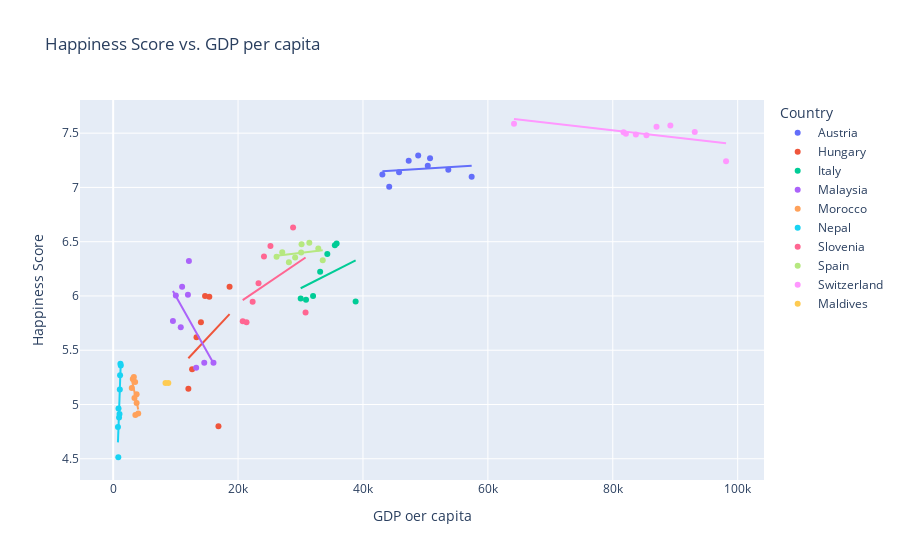

Notebook source saved alongside this figure:
### Code cell
graph6 = px.scatter(
    sample_country_df,
    x = 'gdp per capita',
    y = 'Happiness Score',
    title = 'Happiness Score vs. GDP per capita',
    labels ={'gdp per capita':'GDP oer capita'},
    trendline = 'ols',
    color = 'Country'
)
graph6.show()

### Figure 1 — Plotly figure (JSON) as saved in the notebook; plotly's stock layout.template omitted (floating-point values rounded to 4 significant figures)
{"data": [{"hovertemplate": "Country=Austria<br>GDP oer capita=%{x}<br>Happiness Score=%{y}<extra></extra>", "legendgroup": "Austria", "marker": {"color": "#636efa", "symbol": "circle"}, "mode": "markers", "name": "Austria", "orientation": "v", "showlegend": true, "type": "scatter", "x": [50380.0, 43110.0, 44200.0, 45780.0, 47320.0, 48840.0, 50740.0, 53660.0, 57400.0], "xaxis": "x", "y": [7.2, 7.119, 7.006, 7.139, 7.246, 7.294, 7.268, 7.163, 7.097], "yaxis": "y"}, {"hovertemplate": "<b>OLS trendline</b><br>Happiness Score = 3.60449e-06 * gdp per capita + 6.99351<br>R<sup>2</sup>=0.032419<br><br>Country=Austria<br>GDP oer capita=%{x}<br>Happiness Score=%{y} <b>(trend)</b><extra></extra>", "legendgroup": "Austria", "marker": {"color": "#636efa", "symbol": "circle"}, "mode": "lines", "name": "Austria", "showlegend": false, "type": "scatter", "x": [43110.0, 44200.0, 45780.0, 47320.0, 48840.0, 50380.0, 50740.0, 53660.0, 57400.0], "xaxis": "x", "y": [7.149, 7.153, 7.159, 7.164, 7.17, 7.175, 7.176, 7.187, 7.2], "yaxis": "y"}, {"hovertemplate": "Country=Hungary<br>GDP oer capita=%{x}<br>Happiness Score=%{y}<extra></extra>", "legendgroup": "Hungary", "marker": {"color": "#EF553B", "symbol": "circle"}, "mode": "markers", "name": "Hungary", "orientation": "v", "showlegend": true, "type": "scatter", "x": [16860.0, 12040.0, 12640.0, 13350.0, 14050.0, 14710.0, 15400.0, 18640.0], "xaxis": "x", "y": [4.8, 5.145, 5.324, 5.62, 5.758, 6.0, 5.992, 6.086], "yaxis": "y"}, {"hovertemplate": "<b>OLS trendline</b><br>Happiness Score = 6.17061e-05 * gdp per capita + 4.68284<br>R<sup>2</sup>=0.087016<br><br>Country=Hungary<br>GDP oer capita=%{x}<br>Happiness Score=%{y} <b>(trend)</b><extra></extra>", "legendgroup": "Hungary", "marker": {"color": "#EF553B", "symbol": "circle"}, "mode": "lines", "name": "Hungary", "showlegend": false, "type": "scatter", "x": [12040.0, 12640.0, 13350.0, 14050.0, 14710.0, 15400.0, 16860.0, 18640.0], "xaxis": "x", "y": [5.426, 5.463, 5.507, 5.55, 5.591, 5.633, 5.723, 5.833], "yaxis": "y"}, {"hovertemplate": "Country=Italy<br>GDP oer capita=%{x}<br>Happiness Score=%{y}<extra></extra>", "legendgroup": "Italy", "marker": {"color": "#00cc96", "symbol": "circle"}, "mode": "markers", "name": "Italy", "orientation": "v", "showlegend": true, "type": "scatter", "x": [38830.0, 30030.0, 30880.0, 32010.0, 33140.0, 34290.0, 35780.0, 35500.0], "xaxis": "x", "y": [5.948, 5.977, 5.964, 6.0, 6.223, 6.387, 6.483, 6.467], "yaxis": "y"}, {"hovertemplate": "<b>OLS trendline</b><br>Happiness Score = 2.91805e-05 * gdp per capita + 5.19474<br>R<sup>2</sup>=0.127211<br><br>Country=Italy<br>GDP oer capita=%{x}<br>Happiness Score=%{y} <b>(trend)</b><extra></extra>", "legendgroup": "Italy", "marker": {"color": "#00cc96", "symbol": "circle"}, "mode": "lines", "name": "Italy", "showlegend": false, "type": "scatter", "x": [30030.0, 30880.0, 32010.0, 33140.0, 34290.0, 35500.0, 35780.0, 38830.0], "xaxis": "x", "y": [6.071, 6.096, 6.129, 6.162, 6.195, 6.231, 6.239, 6.328], "yaxis": "y"}, {"hovertemplate": "Country=Malaysia<br>GDP oer capita=%{x}<br>Happiness Score=%{y}<extra></extra>", "legendgroup": "Malaysia", "marker": {"color": "#ab63fa", "symbol": "circle"}, "mode": "markers", "name": "Malaysia", "orientation": "v", "showlegend": true, "type": "scatter", "x": [9569.0, 10040.0, 11040.0, 12130.0, 13290.0, 14590.0, 16060.0, 10830.0, 11970.0], "xaxis": "x", "y": [5.77, 6.005, 6.084, 6.322, 5.339, 5.384, 5.384, 5.711, 6.012], "yaxis": "y"}, {"hovertemplate": "<b>OLS trendline</b><br>Happiness Score = -0.000102591 * gdp per capita + 7.02747<br>R<sup>2</sup>=0.384844<br><br>Country=Malaysia<br>GDP oer capita=%{x}<br>Happiness Score=%{y} <b>(trend)</b><extra></extra>", "legendgroup": "Malaysia", "marker": {"color": "#ab63fa", "symbol": "circle"}, "mode": "lines", "name": "Malaysia", "showlegend": false, "type": "scatter", "x": [9569.0, 10040.0, 10830.0, 11040.0, 11970.0, 12130.0, 13290.0, 14590.0, 16060.0], "xaxis": "x", "y": [6.046, 5.998, 5.917, 5.895, 5.799, 5.783, 5.664, 5.531, 5.379], "yaxis": "y"}, {"hovertemplate": "Country=Morocco<br>GDP oer capita=%{x}<br>Happiness Score=%{y}<extra></extra>", "legendgroup": "Morocco", "marker": {"color": "#FFA15A", "symbol": "circle"}, "mode": "markers", "name": "Morocco", "orientation": "v", "showlegend": true, "type": "scatter", "x": [3755.0, 2978.0, 3138.0, 3316.0, 3520.0, 3756.0, 4014.0, 3411.0, 3553.0], "xaxis": "x", "y": [5.013, 5.151, 5.235, 5.254, 5.208, 5.095, 4.918, 5.06, 4.903], "yaxis": "y"}, {"hovertemplate": "<b>OLS trendline</b><br>Happiness Score = -0.000268336 * gdp per capita + 6.03034<br>R<sup>2</sup>=0.442891<br><br>Country=Morocco<br>GDP oer capita=%{x}<br>Happiness Score=%{y} <b>(trend)</b><extra></extra>", "legendgroup": "Morocco", "marker": {"color": "#FFA15A", "symbol": "circle"}, "mode": "lines", "name": "Morocco", "showlegend": false, "type": "scatter", "x": [2978.0, 3138.0, 3316.0, 3411.0, 3520.0, 3553.0, 3755.0, 3756.0, 4014.0], "xaxis": "x", "y": [5.231, 5.188, 5.14, 5.115, 5.086, 5.077, 5.023, 5.023, 4.953], "yaxis": "y"}, {"hovertemplate": "Country=Nepal<br>GDP oer capita=%{x}<br>Happiness Score=%{y}<extra></extra>", "legendgroup": "Nepal", "marker": {"color": "#19d3f3", "symbol": "circle"}, "mode": "markers", "name": "Nepal", "orientation": "v", "showlegend": true, "type": "scatter", "x": [822.4, 767.5, 860.9, 942.0, 1017.0, 1065.0, 1108.0, 1163.0, 1221.0], "xaxis": "x", "y": [4.514, 4.793, 4.962, 4.88, 4.913, 5.137, 5.269, 5.377, 5.36], "yaxis": "y"}, {"hovertemplate": "<b>OLS trendline</b><br>Happiness Score = 0.00162575 * gdp per capita + 3.40294<br>R<sup>2</sup>=0.799911<br><br>Country=Nepal<br>GDP oer capita=%{x}<br>Happiness Score=%{y} <b>(trend)</b><extra></extra>", "legendgroup": "Nepal", "marker": {"color": "#19d3f3", "symbol": "circle"}, "mode": "lines", "name": "Nepal", "showlegend": false, "type": "scatter", "x": [767.5, 822.4, 860.9, 942.0, 1017.0, 1065.0, 1108.0, 1163.0, 1221.0], "xaxis": "x", "y": [4.651, 4.74, 4.803, 4.934, 5.056, 5.135, 5.205, 5.293, 5.389], "yaxis": "y"}, {"hovertemplate": "Country=Slovenia<br>GDP oer capita=%{x}<br>Happiness Score=%{y}<extra></extra>", "legendgroup": "Slovenia", "marker": {"color": "#FF6692", "symbol": "circle"}, "mode": "markers", "name": "Slovenia", "orientation": "v", "showlegend": true, "type": "scatter", "x": [30810.0, 20750.0, 21350.0, 22330.0, 23280.0, 24150.0, 25190.0, 28810.0], "xaxis": "x", "y": [5.848, 5.768, 5.758, 5.948, 6.118, 6.363, 6.461, 6.63], "yaxis": "y"}, {"hovertemplate": "<b>OLS trendline</b><br>Happiness Score = 3.89769e-05 * gdp per capita + 5.15353<br>R<sup>2</sup>=0.170577<br><br>Country=Slovenia<br>GDP oer capita=%{x}<br>Happiness Score=%{y} <b>(trend)</b><extra></extra>", "legendgroup": "Slovenia", "marker": {"color": "#FF6692", "symbol": "circle"}, "mode": "lines", "name": "Slovenia", "showlegend": false, "type": "scatter", "x": [20750.0, 21350.0, 22330.0, 23280.0, 24150.0, 25190.0, 28810.0, 30810.0], "xaxis": "x", "y": [5.962, 5.986, 6.024, 6.061, 6.095, 6.135, 6.276, 6.354], "yaxis": "y"}, {"hovertemplate": "Country=Spain<br>GDP oer capita=%{x}<br>Happiness Score=%{y}<extra></extra>", "legendgroup": "Spain", "marker": {"color": "#B6E880", "symbol": "circle"}, "mode": "markers", "name": "Spain", "orientation": "v", "showlegend": true, "type": "scatter", "x": [33560.0, 26160.0, 27070.0, 28140.0, 29140.0, 30100.0, 31410.0, 30170.0, 32840.0], "xaxis": "x", "y": [6.329, 6.361, 6.403, 6.31, 6.354, 6.401, 6.491, 6.476, 6.436], "yaxis": "y"}, {"hovertemplate": "<b>OLS trendline</b><br>Happiness Score = 6.65512e-06 * gdp per capita + 6.19707<br>R<sup>2</sup>=0.069312<br><br>Country=Spain<br>GDP oer capita=%{x}<br>Happiness Score=%{y} <b>(trend)</b><extra></extra>", "legendgroup": "Spain", "marker": {"color": "#B6E880", "symbol": "circle"}, "mode": "lines", "name": "Spain", "showlegend": false, "type": "scatter", "x": [26160.0, 27070.0, 28140.0, 29140.0, 30100.0, 30170.0, 31410.0, 32840.0, 33560.0], "xaxis": "x", "y": [6.371, 6.377, 6.384, 6.391, 6.397, 6.398, 6.406, 6.416, 6.42], "yaxis": "y"}, {"hovertemplate": "Country=Switzerland<br>GDP oer capita=%{x}<br>Happiness Score=%{y}<extra></extra>", "legendgroup": "Switzerland", "marker": {"color": "#FF97FF", "symbol": "circle"}, "mode": "markers", "name": "Switzerland", "orientation": "v", "showlegend": true, "type": "scatter", "x": [64180.0, 81720.0, 82100.0, 83700.0, 85390.0, 87000.0, 89220.0, 93120.0, 98130.0], "xaxis": "x", "y": [7.587, 7.509, 7.494, 7.487, 7.48, 7.56, 7.572, 7.512, 7.24], "yaxis": "y"}, {"hovertemplate": "<b>OLS trendline</b><br>Happiness Score = -6.59739e-06 * gdp per capita + 8.05387<br>R<sup>2</sup>=0.369276<br><br>Country=Switzerland<br>GDP oer capita=%{x}<br>Happiness Score=%{y} <b>(trend)</b><extra></extra>", "legendgroup": "Switzerland", "marker": {"color": "#FF97FF", "symbol": "circle"}, "mode": "lines", "name": "Switzerland", "showlegend": false, "type": "scatter", "x": [64180.0, 81720.0, 82100.0, 83700.0, 85390.0, 87000.0, 89220.0, 93120.0, 98130.0], "xaxis": "x", "y": [7.63, 7.515, 7.512, 7.502, 7.491, 7.48, 7.465, 7.439, 7.406], "yaxis": "y"}, {"hovertemplate": "Country=Maldives<br>GDP oer capita=%{x}<br>Happiness Score=%{y}<extra></extra>", "legendgroup": "Maldives", "marker": {"color": "#FECB52", "symbol": "circle"}, "mode": "markers", "name": "Maldives", "orientation": "v", "showlegend": true, "type": "scatter", "x": [8377.0, 8830.0], "xaxis": "x", "y": [5.198, 5.198], "yaxis": "y"}, {"hovertemplate": "<b>OLS trendline</b><br>Happiness Score = 1.99901e-18 * gdp per capita + 5.1976<br>R<sup>2</sup>=-inf<br><br>Country=Maldives<br>GDP oer capita=%{x}<br>Happiness Score=%{y} <b>(trend)</b><extra></extra>", "legendgroup": "Maldives", "marker": {"color": "#FECB52", "symbol": "circle"}, "mode": "lines", "name": "Maldives", "showlegend": false, "type": "scatter", "x": [8377.0, 8830.0], "xaxis": "x", "y": [5.198, 5.198], "yaxis": "y"}], "layout": {"autosize": true, "legend": {"title": {"text": "Country"}, "tracegroupgap": 0}, "title": {"text": "Happiness Score vs. GDP per capita"}, "xaxis": {"anchor": "y", "autorange": true, "domain": [0, 1], "range": [-5162.0, 104100.0], "title": {"text": "GDP oer capita"}, "type": "linear"}, "yaxis": {"anchor": "x", "autorange": true, "domain": [0, 1], "range": [4.26, 7.841], "title": {"text": "Happiness Score"}, "type": "linear"}}}
